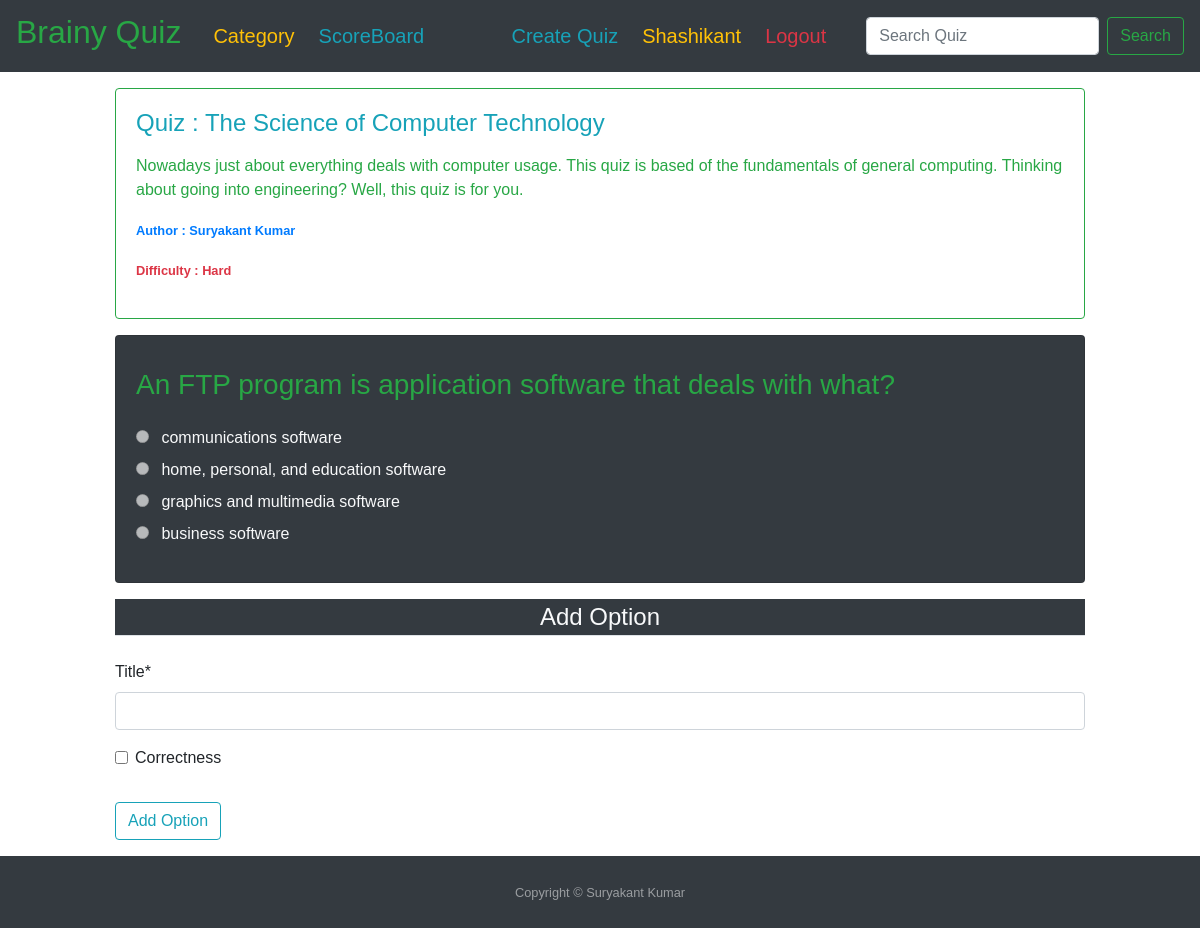
The app's page /quiz/1/question/12/option/create/ (signed in) with its own data.
### quiz/models.py (models this page shows, shortened)
class Quiz(models.Model):
    difficulty_choices = [
        ('H', 'Hard'),
        ('M', 'Medium'),
        ('E', 'Easy')
    ]
    title = models.CharField(max_length=200)
    description = models.TextField(max_length=1000, blank=True, null=True)
    average_score = models.IntegerField(default=0, blank=True, null=True)
    difficulty = models.CharField(max_length=10, choices=difficulty_choices, default='F')
    date_posted = models.DateTimeField(default=timezone.now)
    author = models.ForeignKey(User, null=False, blank=False, on_delete=models.CASCADE)
    category = models.ForeignKey(Category, null=False, blank=False, on_delete=models.CASCADE)
    class Meta:
        ordering = ['-date_posted']

class Question(models.Model):
    title = models.CharField(max_length=400, blank=False, null=False)
    quiz = models.ForeignKey(Quiz, null=False, blank=False, on_delete=models.CASCADE)
    class Meta:
        ordering = ['title']

class Option(models.Model):
    title = models.CharField(max_length=400, blank=False, null=False)
    correctness = models.BooleanField(default=False, null=False)
    question = models.ForeignKey(Question, null=False, blank=False, on_delete=models.CASCADE)
    def __str__(self):
        return '%s' % self.title

### quiz/views.py (the view, shortened to what this page needs)
# urls.py: path('quiz/<int:quiz_id>/question/<int:question_id>/option/create/', views.option_create_view,
@login_required
def option_create_view(request, quiz_id, question_id):
    quiz_object = get_object_or_404(Quiz, pk=quiz_id)
    question_object = get_object_or_404(Question, pk=question_id)
    option_objects = Option.objects.filter(question__id=question_id)
    form = CreateOptionModelForm(request.POST or None)
    form.instance.question = question_object
    template_name = 'quiz/option_create.html'
    context = {"form": form,
               "question": question_object,
               "related_quiz": quiz_object,
               "option_list": option_objects}
    return render(request, template_name, context)

### quiz/forms.py
class CreateOptionModelForm(forms.ModelForm):
    class Meta:
        model = Option
        fields = ['title', 'correctness']

### quiz/templates/quiz/option_create.html (shortened to what this page needs)
{% extends 'base.html' %}
{% load crispy_forms_tags %}
{% block content %}
<div class="col-12 col-md-10 mb-3 mx-auto mt-3">
    <div class="card border-success mb-3">
        <div class="card-body text-success">
            <h4 class="card-title text-info">
                Quiz : {{ related_quiz.title }}
            </h4>
            <p class="card-text">
                {{ related_quiz.description|linebreaks }}
            </p>
            <p><small class="text-primary"><b>
                        Author : {{ related_quiz.author.first_name }} {{ related_quiz.author.last_name }}
                    </b></small></p>
            <p><small class="text-danger"><b>
                        Difficulty : {{ related_quiz.get_difficulty_display }}
                    </b></small></p>
        </div>
    </div>
    <div>
        <div class="card bg-dark text-light mb-1">
            <div class="card-body">
                <div class="mb-2">
                    <h4 class="card-title text-info">
                        <h3 class="card-text mb-4 text-success">
                            {{ question.title }}
                        </h3>
                        {% for option in option_list %}
                        {% if question.id == option.question.id %}
                        <div>
                            <input type="radio" class="mr-2" disabled>
                            <label>{{ option }}</label>
                        </div>
                        {% endif %}
                        {% endfor %}
                    </h4>
                </div>
            </div>
        </div>
    </div>
</div>
<div class="col-12 col-md-10 mb-3 mx-auto mt-3">
    <form method="POST">
        <fieldset class="form-group ">
            <legend class="border-bottom mb-4 bg-dark text-light text-center">Add Option
            </legend>
            {{ form|crispy }}
        </fieldset>
        <div class="form-group">
            <button class="btn btn-outline-info" type="submit">Add Option</button>
        </div>
    </form>
</div>
{% endblock %}

### templates/navbar.html (shortened to what this page needs)
<nav style="font-family: Comic Sans MS, cursive, sans-serif;" class="navbar navbar-dark bg-dark navbar-expand-lg">
    <a class="navbar-brand text-success mr-4" href="/">
        <h2>Brainy Quiz</h2>
    </a>
    <div class="collapse navbar-collapse" id="navbarSupportedContent">
        <ul class="navbar-nav mr-auto">
            <li class="nav-item active">
                <a class="nav-link mr-2 pb-0 text-warning" href="{% url 'category-list' %}">
                    <h5>Category</h5>
                </a>
            </li>
            <li class="nav-item active">
                <a class="nav-link mr-2 pb-0 text-info" href="{% url 'scoreboard' %}">
                    <h5>ScoreBoard</h5>
                </a>
            </li>
        </ul>
        <div class="navbar-nav mr-4">
            {% if user.is_authenticated %}
            <a class="nav-item nav-link active text-info pb-0 mr-2" href="{% url 'quiz-create' %}">
                <h5>Create
                    Quiz</h5>
            </a>
            <a class="nav-item nav-link active text-warning pb-0 mr-2" href="{% url 'profile' %}">
                <h5>{{ user.first_name }}</h5>
            </a>
            <a class="nav-item nav-link active text-danger pb-0 mr-2" href="{% url 'logout' %}">
                <h5>Logout</h5>
            </a>
            {% endif %}
        </div>
        <div class="">
            <form class="form-inline my-2 my-lg-0">
                <input class="form-control mr-sm-2" type="search" name="q" placeholder="Search Quiz"
                    aria-label="Search">
                <button class="btn btn-outline-success my-2 my-sm-0" type="submit">Search</button>
            </form>
        </div>
    </div>
</nav>

### records on screen
Quiz: title "The Science of Computer Technology", description "Nowadays just about everything deals with computer usage. This quiz is based of the fundamentals of general computing. Thinking about going into engineering? Well, this quiz is for you.", author.first_name "Suryakant", author.last_name "Kumar", difficulty "Hard"
Question: title "An FTP program is application software that deals with what?"
Option: title "communications software"
Option: title "home, personal, and education software"
Option: title "graphics and multimedia software"
Option: title "business software"

### other values on screen
{{ user.first_name }} "Shashikant"
